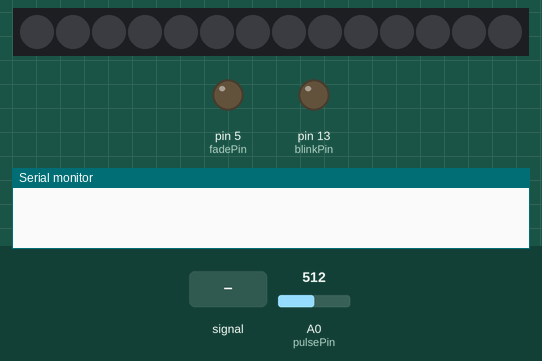
Simulated run of this sketch. Board: Arduino Uno, built with avr-gcc and run on an emulated ATmega328P. Parts: 14 RGB LEDs in strip order, left to right, output pins drawn as LEDs (lit = HIGH), the last lines printed to the serial monitor. Inputs (shaded band) come from the test bench; at power-on: A0 (pulsePin) = 512.

Above: at 1.2 s.
1.3 s: A0 (pulsePin) fed a 200 Hz sine of ±81 counts around its level
At 2.58 s:
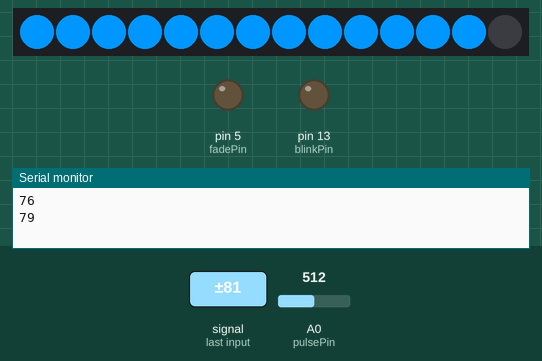
3.9 s: A0 (pulsePin) set to 716
At 5.6 s:
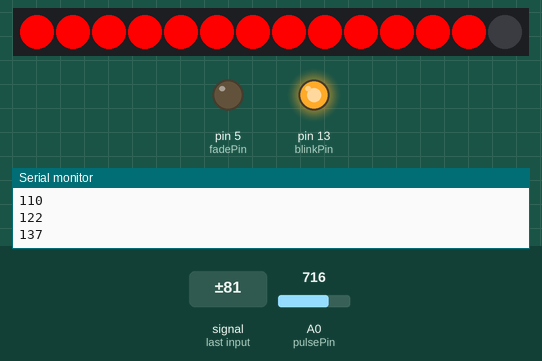
5.9 s: A0 (pulsePin) fed a 2 Hz sine of ±306 counts around its level
At 8.88 s:
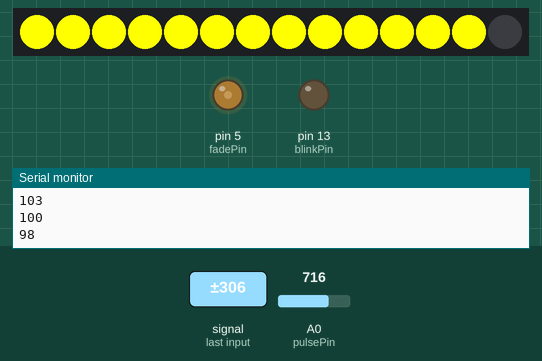
8.9 s: A0 (pulsePin) set to 900
10.8 s: A0 (pulsePin) fed a 200 Hz sine of ±81 counts around its level
At 13.38 s:
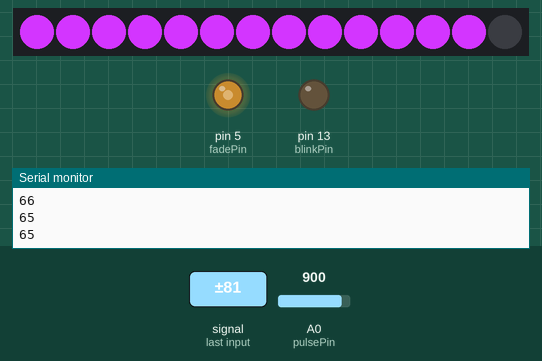
13.8 s: A0 (pulsePin) set to 1023
At 14.0 s:
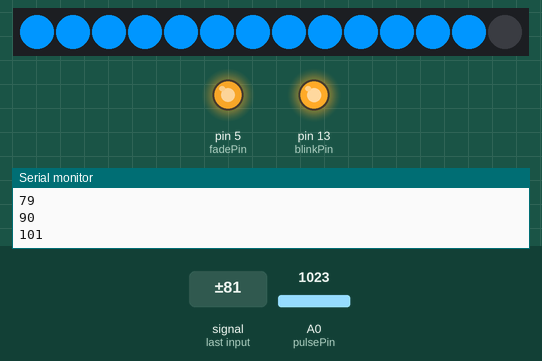
Timing chart, 0 to 16.8 s (numbered marks = the images above; inputs shaded):
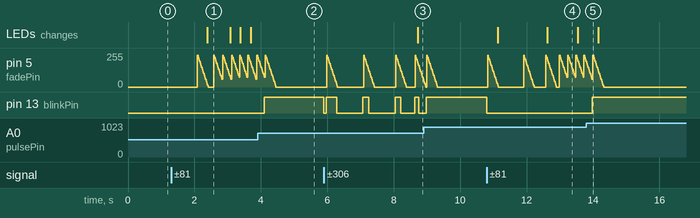

The sketch:

PulseSensorAndLEDStrip.ino
```cpp
#include <Adafruit_NeoPixel.h>

#define PIN 8
Adafruit_NeoPixel strip = Adafruit_NeoPixel(14, PIN, NEO_GRB + NEO_KHZ800);

//  VARIABLES
int pulsePin = 0;                 // Pulse Sensor purple wire connected to analog pin 0
int blinkPin = 13;                // pin to blink led at each beat
int fadePin = 5;                  // pin to do fancy classy fading blink at each beat
int fadeRate = 0;                 // used to fade LED on with PWM on fadePin


// these variables are volatile because they are used during the interrupt service routine!
volatile int BPM;                   // used to hold the pulse rate
volatile int Signal;                // holds the incoming raw data
volatile int IBI = 600;             // holds the time between beats, the Inter-Beat Interval
volatile boolean Pulse = false;     // true when pulse wave is high, false when it's low
volatile boolean QS = false;        // becomes true when Arduoino finds a beat.


void setup(){
  pinMode(blinkPin,OUTPUT);         // pin that will blink to your heartbeat!
  pinMode(fadePin,OUTPUT);          // pin that will fade to your heartbeat!
  Serial.begin(9600);              // we agree to talk fast!
  interruptSetup();                 // sets up to read Pulse Sensor signal every 2mS
   // UN-COMMENT THE NEXT LINE IF YOU ARE POWERING The Pulse Sensor AT LOW VOLTAGE,
   // AND APPLY THAT VOLTAGE TO THE A-REF PIN
   //analogReference(EXTERNAL);
   strip.begin();                   // Using LED strip object
}


void loop(){
  sendDataToProcessing('S', Signal);     // send Processing the raw Pulse Sensor data
  if (QS == true){                       // Quantified Self flag is true when arduino finds a heartbeat
        fadeRate = 255;                  // Set 'fadeRate' Variable to 255 to fade LED with pulse
        sendDataToProcessing('B',BPM);   // send heart rate with a 'B' prefix
        sendDataToProcessing('Q',IBI);   // send time between beats with a 'Q' prefix
        QS = false;                      // reset the Quantified Self flag for next time
     }

  ledFadeToBeat();

  delay(20);                             //  take a break
}

void ledFadeToBeat(){
    fadeRate -= 15;                         //  set LED fade value
    fadeRate = constrain(fadeRate,0,255);   //  keep LED fade value from going into negative numbers!
    analogWrite(fadePin,fadeRate);          //  fade LED
  }

void sendDataToProcessing(char symbol, int data ){
    if(symbol == 'B'){
    //Serial.print(symbol);                // symbol prefix tells Processing what type of data is coming
    Serial.println(data);

    // Case of LED color by Heartbeat level
    if(data < 70) {
      for(int i=0; i<13; i++) {
      strip.setPixelColor(i, strip.Color(211, 53, 255)); //r
      strip.show();
      }
    }                 // the data to send culminating in a carriage return
    else if(data > 70 && data < 80) {
      for(int i=0; i<13; i++) {
      strip.setPixelColor(i, strip.Color(0, 150, 255)); //r
      strip.show();
      }
    }
    else if(data > 80 && data < 90){
      for(int i=0; i<13; i++) {
      strip.setPixelColor(i, strip.Color(0, 255, 0)); //r
      strip.show();
      }
    }
    else if(data > 90 && data < 100){
      for(int i=0; i<13; i++) {
      strip.setPixelColor(i, strip.Color(255, 255, 0)); //r
      strip.show();
      }
    }
    else if(data > 100){
      for(int i=0; i<13; i++) {
      strip.setPixelColor(i, strip.Color(255, 0, 0)); //r
      strip.show();
      }
    }
  }
}
```

Interrupt.ino
```cpp
volatile int rate[10];                    // used to hold last ten IBI values
volatile unsigned long sampleCounter = 0;          // used to determine pulse timing
volatile unsigned long lastBeatTime = 0;           // used to find the inter beat interval
volatile int P =512;                      // used to find peak in pulse wave
volatile int T = 512;                     // used to find trough in pulse wave
volatile int thresh = 512;                // used to find instant moment of heart beat
volatile int amp = 100;                   // used to hold amplitude of pulse waveform
volatile boolean firstBeat = true;        // used to seed rate array so we startup with reasonable BPM
volatile boolean secondBeat = true;       // used to seed rate array so we startup with reasonable BPM

void interruptSetup(){
  // Initializes Timer2 to throw an interrupt every 2mS.
  TCCR2A = 0x02;     // DISABLE PWM ON DIGITAL PINS 3 AND 11, AND GO INTO CTC MODE
  TCCR2B = 0x06;     // DON'T FORCE COMPARE, 256 PRESCALER
  OCR2A = 0X7C;      // SET THE TOP OF THE COUNT TO 124 FOR 500Hz SAMPLE RATE
  TIMSK2 = 0x02;     // ENABLE INTERRUPT ON MATCH BETWEEN TIMER2 AND OCR2A
  sei();             // MAKE SURE GLOBAL INTERRUPTS ARE ENABLED
}

// THIS IS THE TIMER 2 INTERRUPT SERVICE ROUTINE.
// Timer 2 makes sure that we take a reading every 2 miliseconds
ISR(TIMER2_COMPA_vect){                         // triggered when Timer2 counts to 124
    cli();                                      // disable interrupts while we do this
    Signal = analogRead(pulsePin);              // read the Pulse Sensor
    sampleCounter += 2;                         // keep track of the time in mS with this variable
    int N = sampleCounter - lastBeatTime;       // monitor the time since the last beat to avoid noise

//  find the peak and trough of the pulse wave
    if(Signal < thresh && N > (IBI/5)*3){       // avoid dichrotic noise by waiting 3/5 of last IBI
        if (Signal < T){                        // T is the trough
            T = Signal;                         // keep track of lowest point in pulse wave
         }
       }

    if(Signal > thresh && Signal > P){          // thresh condition helps avoid noise
        P = Signal;                             // P is the peak
       }                                        // keep track of highest point in pulse wave

  //  NOW IT'S TIME TO LOOK FOR THE HEART BEAT
  // signal surges up in value every time there is a pulse
if (N > 250){                                   // avoid high frequency noise
  if ( (Signal > thresh) && (Pulse == false) && (N > (IBI/5)*3) ){
    Pulse = true;                               // set the Pulse flag when we think there is a pulse
    digitalWrite(blinkPin,HIGH);                // turn on pin 13 LED
    IBI = sampleCounter - lastBeatTime;         // measure time between beats in mS
    lastBeatTime = sampleCounter;               // keep track of time for next pulse

         if(firstBeat){                         // if it's the first time we found a beat, if firstBeat == TRUE
             firstBeat = false;                 // clear firstBeat flag
             return;                            // IBI value is unreliable so discard it
            }
         if(secondBeat){                        // if this is the second beat, if secondBeat == TRUE
            secondBeat = false;                 // clear secondBeat flag
               for(int i=0; i<=9; i++){         // seed the running total to get a realisitic BPM at startup
                    rate[i] = IBI;
                    }
            }

    // keep a running total of the last 10 IBI values
    word runningTotal = 0;                   // clear the runningTotal variable

    for(int i=0; i<=8; i++){                // shift data in the rate array
          rate[i] = rate[i+1];              // and drop the oldest IBI value
          runningTotal += rate[i];          // add up the 9 oldest IBI values
        }

    rate[9] = IBI;                          // add the latest IBI to the rate array
    runningTotal += rate[9];                // add the latest IBI to runningTotal
    runningTotal /= 10;                     // average the last 10 IBI values
    BPM = 60000/runningTotal;               // how many beats can fit into a minute? that's BPM!
    QS = true;                              // set Quantified Self flag
    // QS FLAG IS NOT CLEARED INSIDE THIS ISR
    }
}

  if (Signal < thresh && Pulse == true){     // when the values are going down, the beat is over
      digitalWrite(blinkPin,LOW);            // turn off pin 13 LED
      Pulse = false;                         // reset the Pulse flag so we can do it again
      amp = P - T;                           // get amplitude of the pulse wave
      thresh = amp/2 + T;                    // set thresh at 50% of the amplitude
      P = thresh;                            // reset these for next time
      T = thresh;
     }

  if (N > 2500){                             // if 2.5 seconds go by without a beat
      thresh = 512;                          // set thresh default
      P = 512;                               // set P default
      T = 512;                               // set T default
      lastBeatTime = sampleCounter;          // bring the lastBeatTime up to date
      firstBeat = true;                      // set these to avoid noise
      secondBeat = true;                     // when we get the heartbeat back
     }

  sei();                                     // enable interrupts when youre done!
}// end isr
```

Measured:
- after the input at 3.9 s, pin 13 (blinkPin): LOW → HIGH after 0.21 s
- after the input at 5.9 s, the LEDs: change after 2.8 s (image 3)
- after the input at 10.8 s, pin 13 (blinkPin): HIGH → LOW at once; the LEDs: first change after 0.33 s (image 4 shows a later state)
- after the input at 13.8 s, pin 13 (blinkPin): LOW → HIGH after 0.18 s
